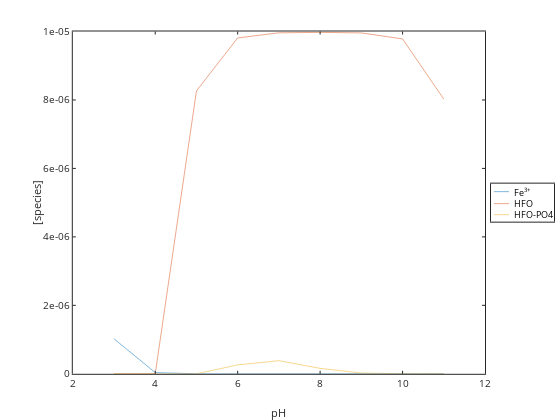

Here is the notebook cell this chart was saved with:
### Code cell
%graphics_toolkit ("notebook"); 
%graphics_toolkit ("gnuplot"); 
%graphics_toolkit ("plotly");

plot(pH,Fep3,pH,HFO,pH,HfowHPO4m)
xlabel('pH'); ylabel('[species]'); legend('Fe^{3+}','HFO','HFO-PO4','location','eastoutside')

### Figure 1 — Plotly figure (JSON) as saved in the notebook; plotly's stock layout.template omitted (floating-point values rounded to 4 significant figures)
{"data": [{"line": {"color": "rgb(0,113,188)", "dash": "solid", "width": 0.5}, "marker": {"color": "rgb(0,113,188)", "line": {"color": "rgb(0,113,188)"}, "size": 6, "symbol": "none"}, "mode": "lines", "name": "Fe^{3+}", "showlegend": true, "type": "scatter", "visibility": true, "x": [3, 4, 5, 6, 7, 8, 9, 10, 11], "xaxis": "x", "y": [1.022e-06, 3.573e-08, 7.781e-11, 7.781e-14, 7.781e-17, 7.781e-20, 7.781e-23, 7.781e-26, 7.781e-29], "yaxis": "y"}, {"line": {"color": "rgb(216,82,24)", "dash": "solid", "width": 0.5}, "marker": {"color": "rgb(216,82,24)", "line": {"color": "rgb(216,82,24)"}, "size": 6, "symbol": "none"}, "mode": "lines", "name": "HFO", "showlegend": true, "type": "scatter", "visibility": true, "x": [3, 4, 5, 6, 7, 8, 9, 10, 11], "xaxis": "x", "y": [0, 0, 8.265e-06, 9.812e-06, 9.962e-06, 9.975e-06, 9.959e-06, 9.783e-06, 8.024e-06], "yaxis": "y"}, {"line": {"color": "rgb(236,176,31)", "dash": "solid", "width": 0.5}, "marker": {"color": "rgb(236,176,31)", "line": {"color": "rgb(236,176,31)"}, "size": 6, "symbol": "none"}, "mode": "lines", "name": "HFO-PO4", "showlegend": true, "type": "scatter", "visibility": true, "x": [3, 4, 5, 6, 7, 8, 9, 10, 11], "xaxis": "x", "y": [1e-99, 1e-99, 1e-99, 2.598e-07, 3.834e-07, 1.589e-07, 2.234e-08, 2.328e-09, 2.338e-10], "yaxis": "y"}, {"hoverinfo": "none", "line": {"color": "rgb(0,113,188)", "dash": "solid", "width": 0.5}, "marker": {"color": "rgb(0,113,188)", "line": {"color": "rgb(0,113,188)"}, "size": 6, "symbol": "none"}, "mode": "lines", "name": "", "showlegend": false, "type": "scatter", "visibility": true, "x": [3, 18], "xaxis": "x2", "y": [8, 8], "yaxis": "y2"}, {"hoverinfo": "none", "line": {"color": "rgb(216,82,24)", "dash": "solid", "width": 0.5}, "marker": {"color": "rgb(216,82,24)", "line": {"color": "rgb(216,82,24)"}, "size": 6, "symbol": "none"}, "mode": "lines", "name": "", "showlegend": false, "type": "scatter", "visibility": true, "x": [3, 18], "xaxis": "x2", "y": [20, 20], "yaxis": "y2"}, {"hoverinfo": "none", "line": {"color": "rgb(236,176,31)", "dash": "solid", "width": 0.5}, "marker": {"color": "rgb(236,176,31)", "line": {"color": "rgb(236,176,31)"}, "size": 6, "symbol": "none"}, "mode": "lines", "name": "", "showlegend": false, "type": "scatter", "visibility": true, "x": [3, 18], "xaxis": "x2", "y": [31, 31], "yaxis": "y2"}], "layout": {"annotations": [{"font": {"color": "rgb(0, 0, 0)", "size": 9}, "showarrow": false, "text": "Fe<sup>3+</sup>", "x": 21, "xanchor": "left", "xref": "x2", "y": 8, "yanchor": "middle", "yref": "y2"}, {"font": {"color": "rgb(0, 0, 0)", "size": 9}, "showarrow": false, "text": "HFO", "x": 21, "xanchor": "left", "xref": "x2", "y": 20, "yanchor": "middle", "yref": "y2"}, {"font": {"color": "rgb(0, 0, 0)", "size": 9}, "showarrow": false, "text": "HFO-PO4", "x": 21, "xanchor": "left", "xref": "x2", "y": 31, "yanchor": "middle", "yref": "y2"}], "height": 420, "hovermode": "closest", "margin": {"b": 0, "l": 0, "r": 0, "t": 0}, "plot_bgcolor": "rgba(0, 0, 0, 0)", "showlegend": false, "width": 560, "xaxis": {"anchor": "y", "autorange": false, "domain": [0.13, 0.8661], "exponentformat": "none", "gridcolor": "rgba(38,38,38,0.15)", "gridwidth": 1, "linecolor": "rgb(38,38,38)", "linewidth": 1, "mirror": "ticks", "range": [2, 12], "showgrid": false, "showline": true, "side": "bottom", "spikedash": "solid", "spikemode": "across", "spikesides": false, "spikethickness": 1, "tickangle": 0, "tickcolor": "rgb(38,38,38)", "tickfont": {"color": "rgb(38,38,38)", "size": 10}, "ticklen": 3, "ticks": "inside", "ticktext": ["2", "4", "6", "8", "10", "12"], "tickvals": [2, 4, 6, 8, 10, 12], "title": {"font": {"color": "rgb(38,38,38)", "size": 11}, "text": "pH"}, "type": "linear", "visible": true, "zeroline": false}, "xaxis2": {"anchor": "y2", "autorange": false, "domain": [0.8768, 0.9893], "exponentformat": "none", "fixedrange": true, "gridcolor": "rgba(38,38,38,0.15)", "gridwidth": 1, "linecolor": "rgb(38,38,38)", "linewidth": 1, "mirror": true, "range": [0, 63], "showgrid": false, "showline": true, "showspikes": false, "side": "bottom", "spikedash": "solid", "spikemode": "across", "spikesides": false, "spikethickness": 1, "tickangle": 0, "tickcolor": "rgb(38,38,38)", "tickfont": {"color": "rgb(38,38,38)", "size": 9}, "ticklen": 3, "ticks": "", "ticktext": [], "tickvals": [], "title": {"font": {"color": "rgb(0, 0, 0)", "size": 9.9}, "text": ""}, "type": "linear", "visible": true, "zeroline": false}, "yaxis": {"anchor": "x", "autorange": false, "domain": [0.11, 0.925], "exponentformat": "none", "gridcolor": "rgba(38,38,38,0.15)", "gridwidth": 1, "linecolor": "rgb(38,38,38)", "linewidth": 1, "mirror": "ticks", "range": [0, 1e-05], "showgrid": false, "showline": true, "side": "left", "spikedash": "solid", "spikemode": "across", "spikesides": false, "spikethickness": 1, "tickangle": 0, "tickcolor": "rgb(38,38,38)", "tickfont": {"color": "rgb(38,38,38)", "size": 10}, "ticklen": 3, "ticks": "inside", "ticktext": ["0", "2e-06", "4e-06", "6e-06", "8e-06", "1e-05"], "tickvals": [0, 2e-06, 4e-06, 6e-06, 8e-06, 1e-05], "title": {"font": {"color": "rgb(38,38,38)", "size": 11}, "text": "[species]"}, "type": "linear", "visible": true, "zeroline": false}, "yaxis2": {"anchor": "x2", "autorange": false, "domain": [0.4723, 0.5627], "exponentformat": "none", "fixedrange": true, "gridcolor": "rgba(38,38,38,0.15)", "gridwidth": 1, "linecolor": "rgb(38,38,38)", "linewidth": 1, "mirror": true, "range": [38, 0], "showgrid": false, "showline": true, "showspikes": false, "side": "left", "spikedash": "solid", "spikemode": "across", "spikesides": false, "spikethickness": 1, "tickangle": 0, "tickcolor": "rgb(38,38,38)", "tickfont": {"color": "rgb(38,38,38)", "size": 9}, "ticklen": 3, "ticks": "", "ticktext": [], "tickvals": [], "title": {"font": {"color": "rgb(0, 0, 0)", "size": 9.9}, "text": ""}, "type": "linear", "visible": true, "zeroline": false}}}
